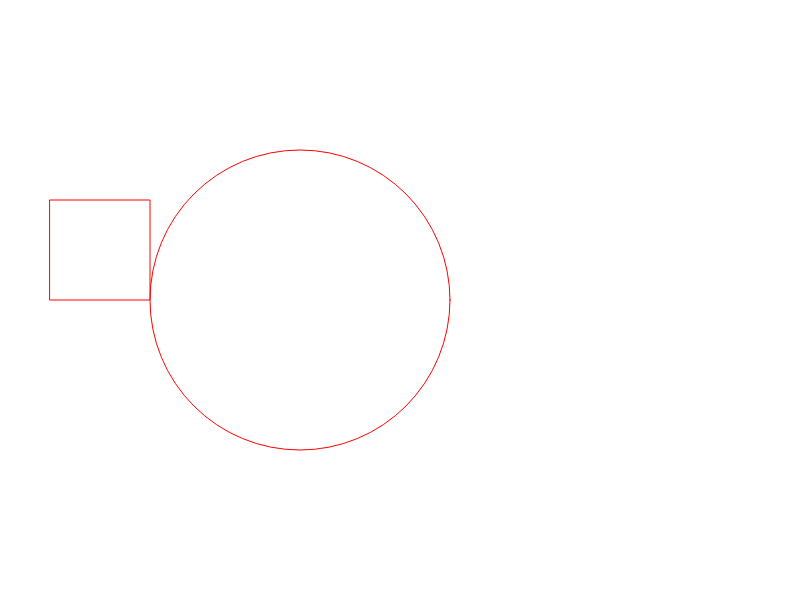
Frame 1 (no input)
Frame 60 (no input): identical to frame 1, image omitted
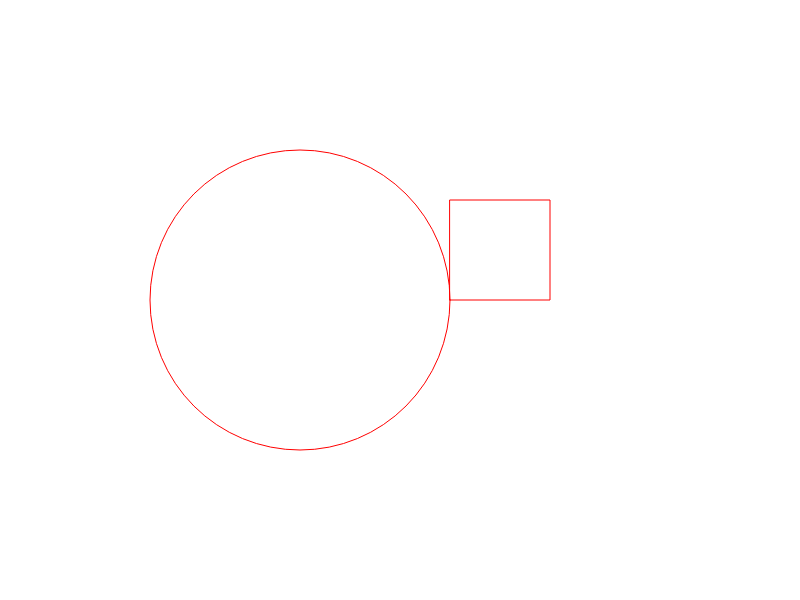
Frame 120 (the mouse pressed at the canvas centre since frame 60)

The p5.js sketch that drew these frames (run headless with seeded random() and noise() and a simulated clock; from frame 60 on, the mouse is pressed at the canvas centre):

// p5.js sketch
// ── sketch.js
function setup()
{
   createCanvas(800, 600);
   background(0);
   noFill();
   stroke(255, 0, 0);
   ellipse(400, 300, 100, 100);
}


function draw()
{
   background(255, 255, 255);
   ellipse(300, 300, 300, 300);

if (mouseX < 100) {
  rect(50, 200, 100, 100);
} else if (mouseX < 200){
  rect(150, 200, 100, 100);
} else if (mouseX < 300){
  rect(250, 200, 100, 100);
} else if (mouseX < 400){
  rect(350, 200, 100, 100);
} else if (mouseX < 500){
  rect(450, 200, 100, 100);
} else {
 rect(550, 200, 100, 100);
}
}
